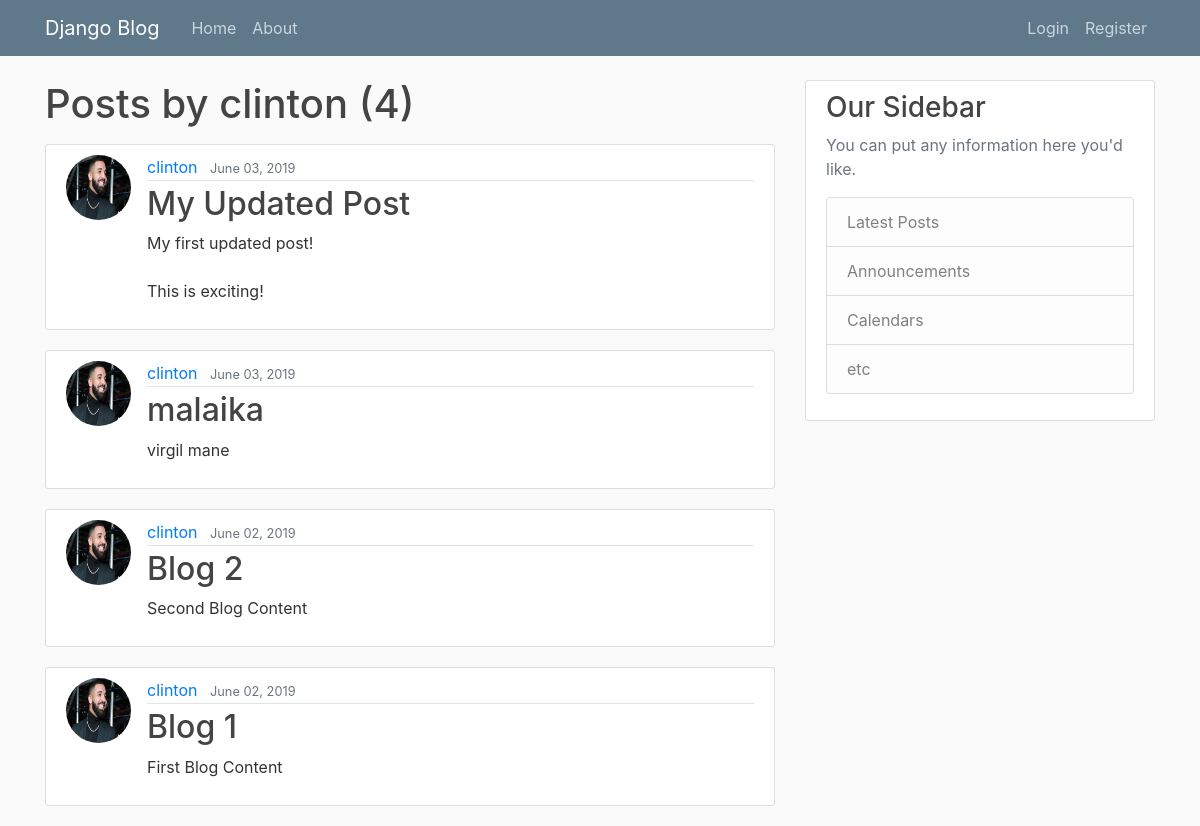
/user/clinton, run on the app's committed database.
### blog/models.py (models this page shows, shortened)
class Post(models.Model):
    title = models.CharField(max_length=100)
    content = models.TextField()
    date_posted = models.DateTimeField(default=timezone.now)
    author = models.ForeignKey(User, on_delete=models.CASCADE)

### users/models.py (models this page shows, shortened)
class Profile(models.Model):
    user = models.OneToOneField(User, on_delete=models.CASCADE)
    image = models.ImageField(default='default.jpg', upload_to='profile_pics')

### blog/views.py (the view)
# urls.py: path('user/<str:username>', UserPostListView.as_view(), name='user-posts'),
class UserPostListView(ListView):
    model = Post
    template_name = 'blog/user_posts.html'  # <app>/<model>_<viewtype>.html
    context_object_name = 'posts'
    paginate_by = 5
    def get_queryset(self):
        user = get_object_or_404(User, username=self.kwargs.get('username'))
        return Post.objects.filter(author=user).order_by('-date_posted')

### blog/templates/blog/user_posts.html (shortened to what this page needs)
{% extends "blog/base.html" %}
{% block content %}
    <h1 class="mb-3">Posts by {{ view.kwargs.username }} ({{ page_obj.paginator.count }})</h1>
    {% for post in posts %}
        <article class="media content-section">
          <img class="rounded-circle article-img" src="{{ post.author.profile.image.url }}">
          <div class="media-body">
            <div class="article-metadata">
              <a class="mr-2" href="{% url 'user-posts' post.author.username %}">{{ post.author }}</a>
              <small class="text-muted">{{ post.date_posted|date:"F d, Y" }}</small>
            </div>
            <h2><a class="article-title" href="{% url 'post-detail' post.id %}">{{ post.title }}</a></h2>
            <p class="article-content">{{ post.content }}</p>
          </div>
        </article>
    {% endfor %}
{% endblock content %}

### blog/static/blog/main.css (style rules this page uses)
body { background: #fafafa; color: #333333; margin-top: 5rem; }
h1, h2, h3, h4, h5, h6 { color: #444444; }
.content-section { background: #ffffff; padding: 10px 20px; border: 1px solid #dddddd; border-radius: 3px; margin-bottom: 20px; }
.article-title { color: #444444; }
.article-content { white-space: pre-line; }
.article-img { height: 65px; width: 65px; margin-right: 16px; }
.article-metadata { padding-bottom: 1px; margin-bottom: 4px; border-bottom: 1px solid #e3e3e3 }

### data on the page
Post: author.profile.image (picture), author "clinton", date_posted "June 03, 2019", title "My Updated Post", content "My first updated post! This is exciting!"
Post: author.profile.image (picture), author "clinton", date_posted "June 03, 2019", title "malaika", content "virgil mane"
Post: author.profile.image (picture), author "clinton", date_posted "June 02, 2019", title "Blog 2", content "Second Blog Content"
Post: author.profile.image (picture), author "clinton", date_posted "June 02, 2019", title "Blog 1", content "First Blog Content"

### other printed values
{{ view.kwargs.username }} "clinton"
{{ page_obj.paginator.count }} "4"
